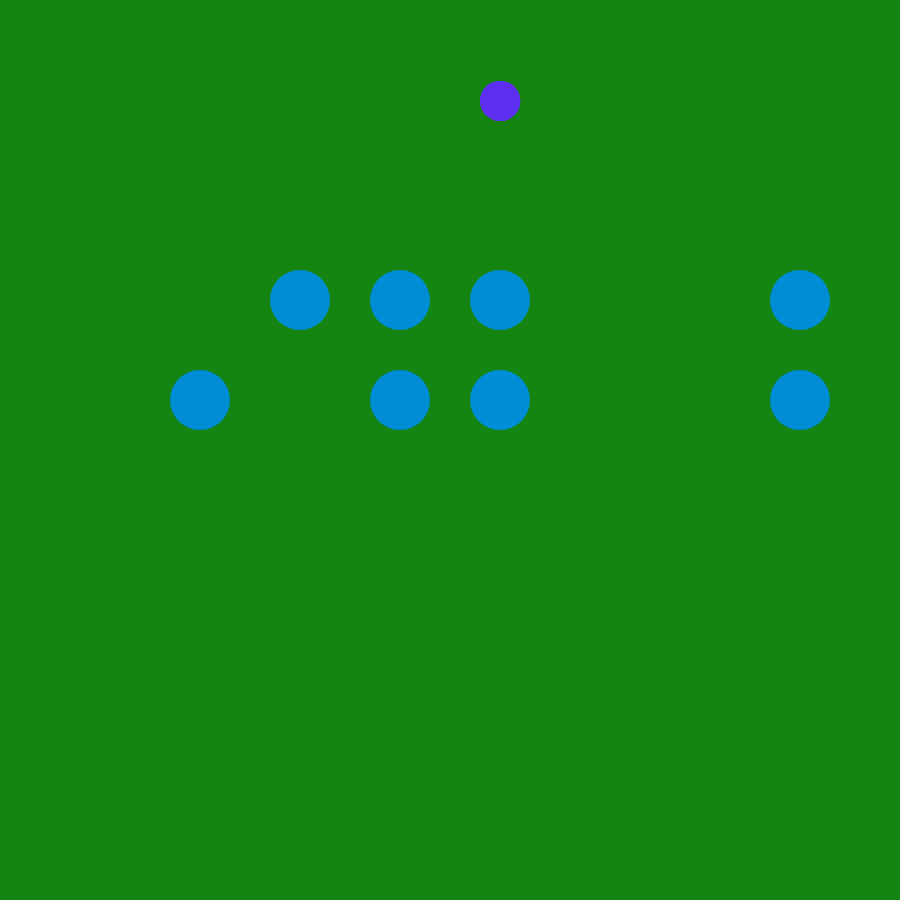
Frame 1 (no input)
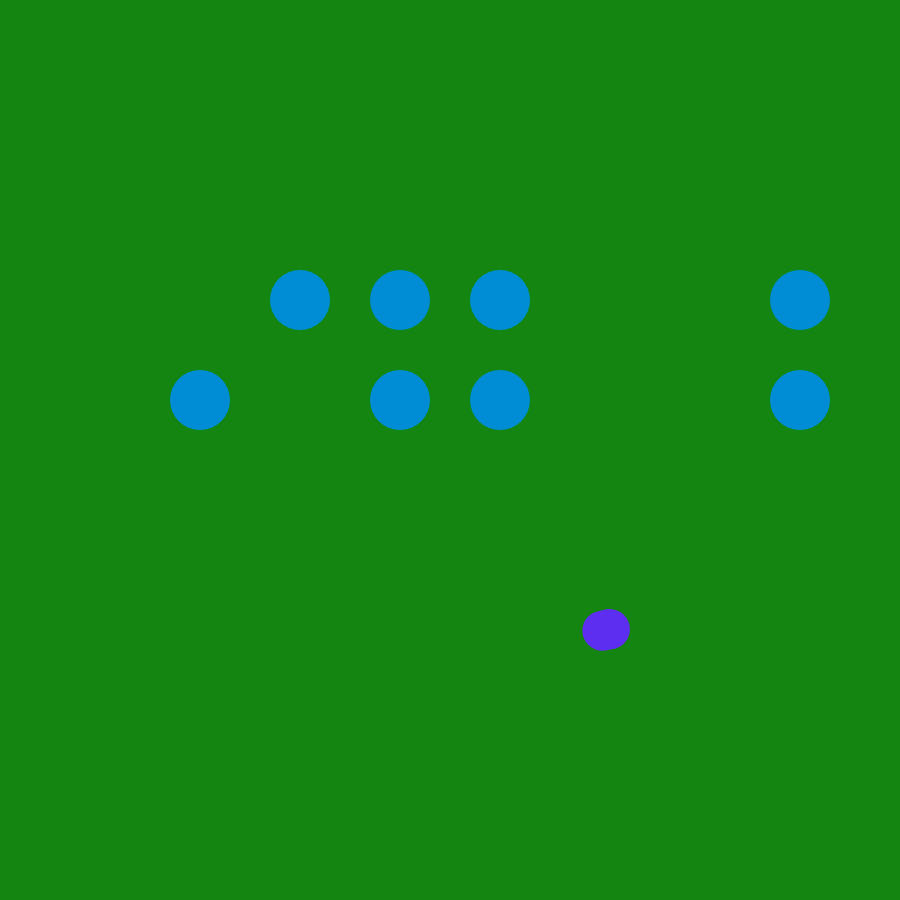
Frame 60 (no input)
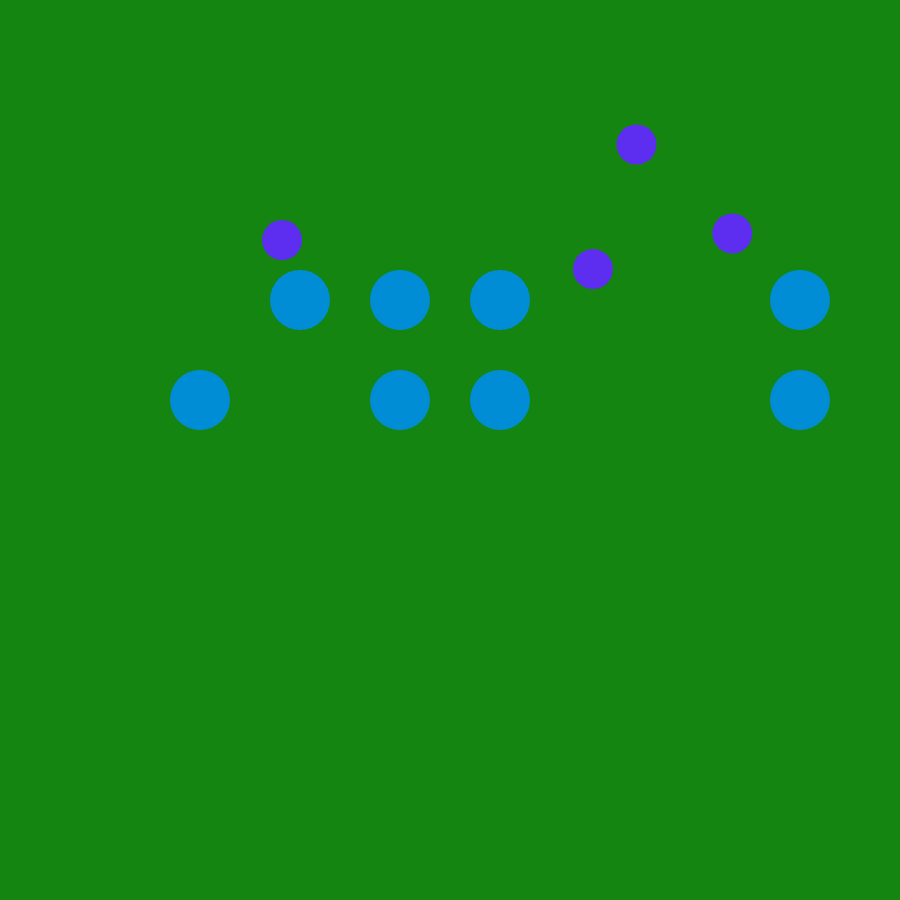
Frame 120 (the mouse pressed at the canvas centre since frame 60)

The p5.js sketch that drew these frames (run headless with seeded random() and noise() and a simulated clock; from frame 60 on, the mouse is pressed at the canvas centre):

// p5.js sketch
// ── sketch.js
let goobers = [], gooberCount = 1;
let lakes = [], lakeCount = 1;

function setup() {
  createCanvas(900, 900);

  // for (let i=0; i<gooberCount; i++) {
  //   goobers.push(new Goober(500, 100));
  // }

  // for (let i=0; i<lakeCount; i++) {
  //   lakes.push(new lake(400, 400));
  // }
  
  goobers.push(new Goober(500, 100));
  goobers.push(new Goober(500, 100));
  goobers.push(new Goober(500, 100));
  goobers.push(new Goober(500, 100));

  lakes.push(new lake(300, 300));
  lakes.push(new lake(400, 300));
  lakes.push(new lake(500, 300));
  lakes.push(new lake(800, 300));
  lakes.push(new lake(200, 400));
  lakes.push(new lake(400, 400));
  lakes.push(new lake(500, 400));
  lakes.push(new lake(800, 400));
}

function draw() {
  background(19, 133, 16);

  for (lake of lakes) {
    lake.show();
  }

  for (goober of goobers) {
    goober.run();
  }
}

// ── Drink.js
class Drink {
  constructor(parent, max, threshold) {
    this.parent = parent;

    this.thirsty = false;
    this.max = max;             // 100
    this.threshold = threshold; // 0-1 (~%)
    this.level = this.max;


    // values to change water level
    this.increment = 10;
    this.decrement = -1;
  }

  /**
   * Compares water level to threshold and sets true if below
  */
  _updateStatus() {
    // setting status based on water.level
    this.thirsty = (this.level < this.threshold * this.max) ? true : false;
  }


  _increment() {
    this.level += this.increment / deltaTime;
  }

  _decrement() {
    this.level += this.decrement / (deltaTime);
  }

  
  /**
   * Move towards closest lake
  */
  _move() {
    let closestLake;
    let closestDist;
    for (let lake of lakes) {
      let dist = p5.Vector.sub(lake.position, this.parent.position).mag();
      
      if (dist < closestDist || closestLake == null) {
        closestDist = dist;
        closestLake = lake;
      }
    }
    
    this.parent.seek(closestLake.position);
  }

  run() {
    this._updateStatus();

    // check if near lake, update water level
    for (let lake of lakes) {
      lake.canDrink(this.parent) ? this._increment() : this._decrement();
    }
    // min 0, max this.max (100)
    this.level = constrain(this.level, 0, this.max);


    if (this.thirsty) {
      this.parent.r, this.parent.g, this.parent.b = 255, 0, 0;
      this._move();
    }
  }
}
// ── Goober.js
class Goober {
  constructor(x, y) {
    this.acceleration = createVector(0, 0);
    this.velocity = createVector(0, 0);
    this.position = createVector(x, y);
    this.maxSpeed = 10;

    this.currentTarget = createVector(600, 600);

    this.radius = 20;
    this.r, this.g, this.b = 93, 46, 240;

    // water values
    this.drink = new Drink(this, 100, 0.2);
  }

  applyForce(force) {
    // let newForce = p5.Vector.div(force, this.mass);
    this.acceleration.add(force);
  }

  seek(target) {
    let desired = p5.Vector.sub(target, this.position);
    desired.setMag(this.maxSpeed);
    // desired.mult(0.01);

    let steer = p5.Vector.sub(desired, this.velocity);
    steer.limit(1);
    this.applyForce(steer);
  }

  wander() {
    let distanceToTarget = p5.Vector.dist(this.position, this.currentTarget);

    if (distanceToTarget < 5 && !this.drink.thirsty) {
      // choose random location
      this.currentTarget = createVector(random(width), random(height));
    }

    this.seek(this.currentTarget);
  }
 
  show() {
    noStroke();
    fill(93, 46, 240);
    fill(this.r, this.g, this.b);
    circle(this.position.x, this.position.y, this.radius*2);
  }

  update(x, y) {
    this.velocity.add(this.acceleration);
    this.position.add(this.velocity);

    this.acceleration.set(0, 0);
  }

  run() {
    this.drink.run();
    if (!this.drink.thirsty) {
      this.wander();
    }

    this.update(mouseX, mouseY);
    this.show();
  }
}
// ── Lake.js
class lake {
  constructor(x, y) {
    this.position = createVector(x, y);
    this.radius = 30;
  }

  canDrink(drinker) {
    let tolerance = 5;
    let dist = p5.Vector.sub(drinker.position, this.position).mag();

    return (dist < this.radius + drinker.radius + tolerance)
  }

  show() {
    noStroke();
    fill(0, 141, 213);
    circle(this.position.x, this.position.y, this.radius*2);
  }
}
